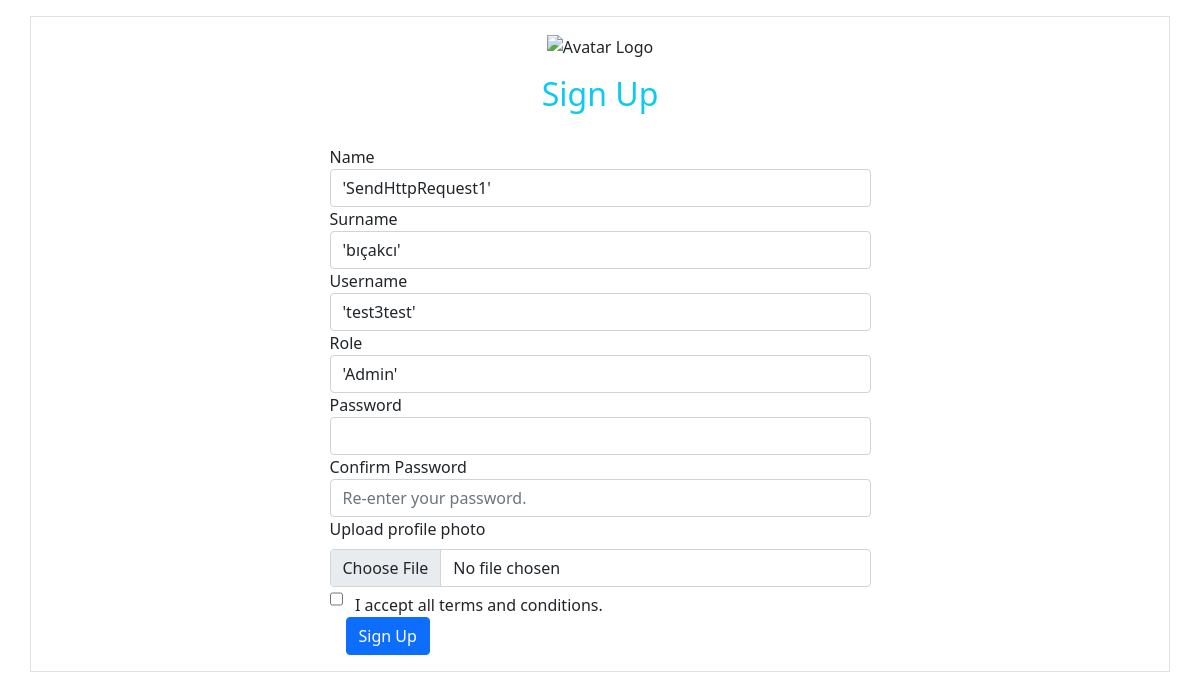
The page /registrationForm.php?id=3 on the database its author committed.
### tables this page shows
CREATE TABLE `Users` (
  `id` int(11) NOT NULL AUTO_INCREMENT COMMENT 'Primary Key',
  `name` varchar(255) DEFAULT NULL,
  `surname` varchar(255) DEFAULT NULL,
  `photo` blob,
  `roleId` int(11) DEFAULT NULL,
  `create_time` datetime DEFAULT NULL COMMENT 'Create Time',
  `password` varchar(255) DEFAULT NULL,
  `username` varchar(255) NOT NULL,
  PRIMARY KEY (`id`)
);

### registrationForm.php (the view, shortened to what this page needs)
<?php
include 'connection.php';
 $id = 0;
 if( isset( $_GET['id']) )
 {
     $id= $_GET['id'];
 }
  $sql = "SELECT * from Users u  WHERE u.Id=$id";
  $result = mysqli_query($con, $sql);
  $row = mysqli_fetch_array($result, MYSQLI_ASSOC);
?>
<!doctype html>
<html lang="en">
  <head>
    <link href="https://cdn.jsdelivr.net/npm/bootstrap@5.0.2/dist/css/bootstrap.min.css" rel="stylesheet">
  </head>
  <body>
    <div class="container mt-3 border p-3" >
      <form name="Nameform" action="registration.php" method="post" enctype="multipart/form-data">
          <div class="row jumbotron box8">
            <div class="col-sm-12 mx-t3 mb-4">
              <div class="row" style="display: block;text-align: center;">
                <img src="images/logo1.png" style="width: 100px;" alt="Avatar Logo" ></div>
              <h2 class="text-center text-info mt-3">Sign Up</h2>
            </div>
            <div class="col-sm-6 form-group mx-auto">
              <label for="name-f">Name</label>
              <input type="text" class="form-control" name="name" id="name-f" value="<?php echo ($row['name']??"") ?>" required>
              <label for="name-f">Surname</label>
              <input type="text" class="form-control" name="surname" id="name-f" value="<?php echo ($row['surname']??"") ?>"  required>
              <label for="name-l">Username</label>
              <input type="text" class="form-control" name="username" id="name-l"  value="<?php echo ($row['username']??"") ?>" required>
              <?php
                $roleId =!isset($_SESSION['roleId']) ? 0 :$_SESSION['roleId'] ;
              if($roleId==$roleId && $id>0)
              {
                   echo "<label for='RoleId'>Role</label>";
                    $result = $con->query("select id, name from Roles");
                    echo "<select  name='roleId' class='form-control'><option value=-1 selected>select</option>";
                    $gid=!isset($row['roleId']) ? 0 : $row['roleId'];
                    while ($row = $result->fetch_assoc()) {
                      $id = $row['id'];
                      $name = $row['name'];
                      $slct=$gid==$id? "selected":"";
                      echo '<option value="'.htmlspecialchars($id).'"  '.htmlspecialchars($slct).'>'.htmlspecialchars($name).'</option>';
                    }
                    echo "</select>";
                  }
              ?>
              <label for="name-l">Password</label>
              <input type="password" class="form-control" name="password" id="name-l"  required>
              <label for="name-l">Confirm Password</label>
              <input type="password" class="form-control" name="repassword" id="name-l"  placeholder="Re-enter your password." required>
              <label class="form-label" for="customFile">Upload profile photo</label>
              <input type="file" class="form-control" id="customFile" name="photo" />
              <input type="checkbox" class="form-check d-inline" id="chb" required><label for="chb" class="form-check-label">&nbsp&nbsp&nbsp;I accept all terms and conditions.
              </label>
              <div class="col-sm-6 form-group mx-3">
              <button class="btn btn-primary float-right">Sign Up</button>
            </div>
          </div>
          </div>
        </form>
      </div>
  </body>
</html>

### rows shown on the page
users: name "'SendHttpRequest1'", surname "'bıçakcı'", username "'test3test'"

### other values the page prints
form field roleId "'Admin'"
